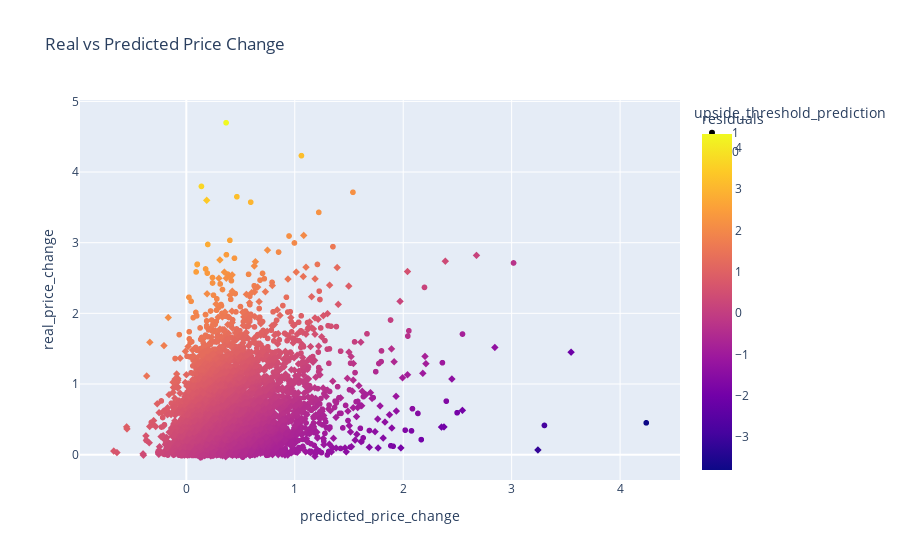

Here is the notebook cell this chart was saved with:
### Code cell
fig = px.scatter(
    df, x='predicted_price_change', y='real_price_change',color='residuals',
    title='Real vs Predicted Price Change',hover_data=['symbol'],symbol='upside_threshold_prediction',
                 )
fig.show()

### Figure 1 — Plotly figure (JSON) as saved in the notebook; plotly's stock layout.template omitted (floating-point values rounded to 4 significant figures; data arrays with more than 128 entries replaced by an {"elided": "..."} marker saying what was removed)
{"data": [{"customdata": {"elided": "3994x1 str values"}, "hovertemplate": "upside_threshold_prediction=1<br>predicted_price_change=%{x}<br>real_price_change=%{y}<br>symbol=%{customdata[0]}<br>residuals=%{marker.color}<extra></extra>", "legendgroup": "1", "marker": {"color": {"elided": "3994 float values"}, "coloraxis": "coloraxis", "symbol": "circle"}, "mode": "markers", "name": "1", "showlegend": true, "type": "scattergl", "x": {"elided": "3994 float values"}, "xaxis": "x", "y": {"elided": "3994 float values"}, "yaxis": "y"}, {"customdata": {"elided": "5516x1 str values"}, "hovertemplate": "upside_threshold_prediction=0<br>predicted_price_change=%{x}<br>real_price_change=%{y}<br>symbol=%{customdata[0]}<br>residuals=%{marker.color}<extra></extra>", "legendgroup": "0", "marker": {"color": {"elided": "5516 float values"}, "coloraxis": "coloraxis", "symbol": "diamond"}, "mode": "markers", "name": "0", "showlegend": true, "type": "scattergl", "x": {"elided": "5516 float values"}, "xaxis": "x", "y": {"elided": "5516 float values"}, "yaxis": "y"}], "layout": {"coloraxis": {"colorbar": {"title": {"text": "residuals"}}, "colorscale": [[0, "#0d0887"], [0.1111, "#46039f"], [0.2222, "#7201a8"], [0.3333, "#9c179e"], [0.4444, "#bd3786"], [0.5556, "#d8576b"], [0.6667, "#ed7953"], [0.7778, "#fb9f3a"], [0.8889, "#fdca26"], [1, "#f0f921"]]}, "legend": {"title": {"text": "upside_threshold_prediction"}, "tracegroupgap": 0}, "title": {"text": "Real vs Predicted Price Change"}, "xaxis": {"anchor": "y", "domain": [0, 1], "title": {"text": "predicted_price_change"}}, "yaxis": {"anchor": "x", "domain": [0, 1], "title": {"text": "real_price_change"}}}}
